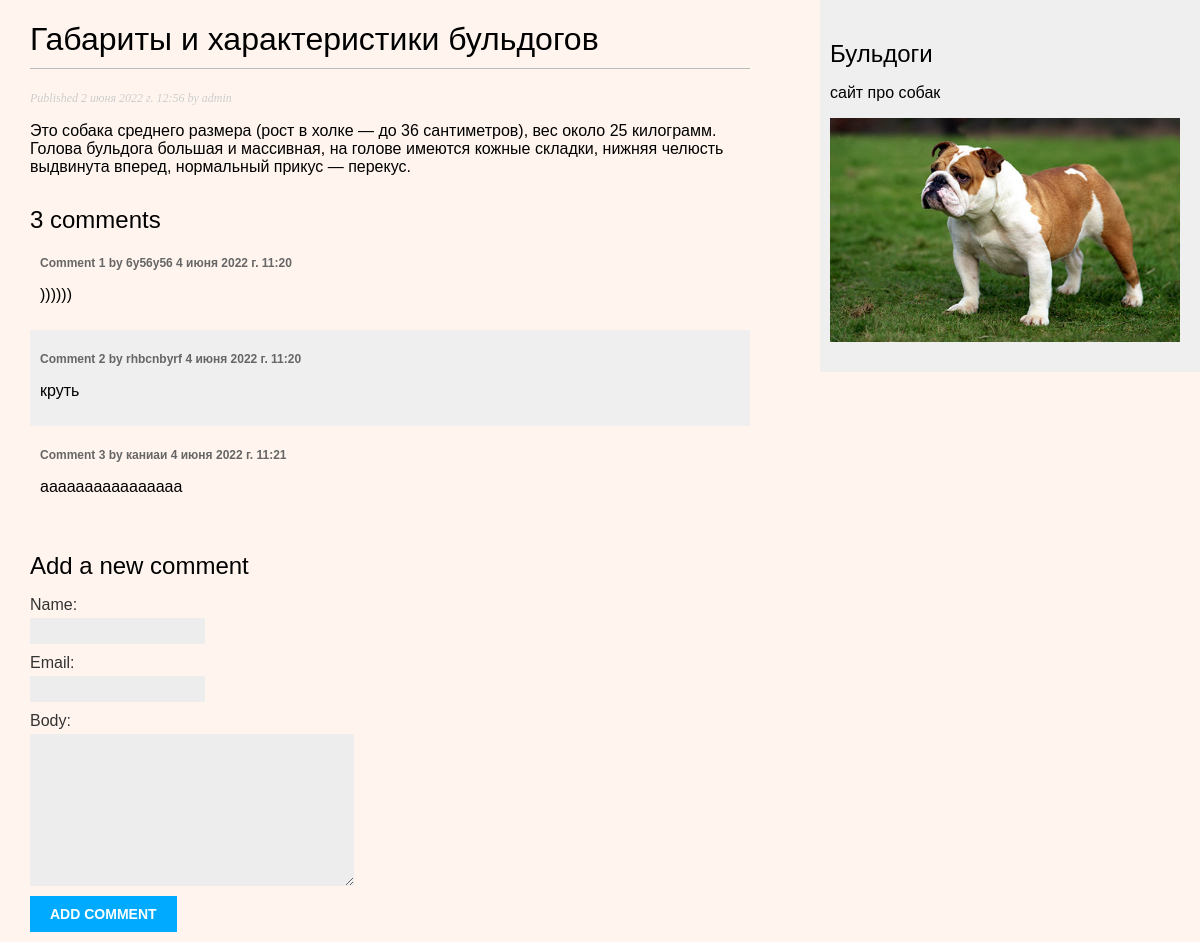
Page /blog/3/ on the committed database.
### blog/models.py (models this page shows, shortened)
class Post(models.Model):
    class Status(models.TextChoices):
        DRAFT = 'DF', 'Draft'
        PUBLISHED = 'PB', 'Published'
    title = models.CharField(max_length=250)
    slug = models.SlugField(max_length=250)
    author = models.ForeignKey(User,
                               on_delete=models.CASCADE,
                               related_name='blog_posts')
    body = models.TextField()
    publish = models.DateTimeField(default=timezone.now)
    created = models.DateTimeField(auto_now_add=True)
    updated = models.DateTimeField(auto_now=True)
    status = models.CharField(max_length=2,
                              choices=Status.choices,
                              default=Status.DRAFT)
    objects = models.Manager() # The default manager.
    published = PublishedManager() # Our custom manager.
    class Meta:
        ordering = ['-publish']
        indexes = [
            models.Index(fields=['-publish']),
        ]

class Comment(models.Model):
    post = models.ForeignKey(Post, on_delete=models.CASCADE, related_name='comments')
    name = models.CharField(max_length=80)
    email = models.EmailField()
    body = models.TextField()
    created = models.DateTimeField(auto_now_add=True)
    updated = models.DateTimeField(auto_now=True)
    active = models.BooleanField(default=True)

### blog/views.py (the view)
# urls.py: path('<int:id>/', views.post_detail, name='post_detail'),
def post_detail(request, id):
    post = get_object_or_404(Post, id=id, status=Post.Status.PUBLISHED)
    comments = post.comments.filter(active=True)
    form = CommentForm()
    return render(request, 'blog/post/detail.html', {'post': post, 'comments': comments,
                                                     'form': form})

### blog/forms.py
class CommentForm(forms.ModelForm):
    class Meta:
        model = Comment
        fields = ['name', 'email', 'body']

### blog/templates/blog/post/detail.html (shortened to what this page needs)
{% extends "blog/base.html" %}
{% block content %}
  <h1>{{ post.title }}</h1>
  <p class="date">
    Published {{ post.publish }} by {{ post.author }}
  </p>
  {{ post.body|linebreaks }}
{% with comments.count as total_comments %}
	<h2>{{ total_comments }} comment{{ total_comments|pluralize }}</h2>
{% endwith %}
{% for comment in comments %}
	<div class="comment">
		<p class="info">
			Comment {{ forloop.counter }} by {{ comment.name }}
			{{ comment.created }}
		</p>
		{{ comment.body|linebreaks }}
	</div>
{% empty %}
	<p>There are no comments yet.</p>
{% endfor %}
<h2>Add a new comment</h2>
		<form action="{% url "blog:post_comment" post.id %}" method="post">
		{{ form.as_p }}
		<p><input type="submit" value="Add comment"></p>
	</form>
	{% endblock %}

### blog/static/css/blog.css (style rules this page uses)
body { margin:0; padding:0; font-family:helvetica, sans-serif; background: #FFF5EE; }
h1 { font-weight:normal; border-bottom:1px solid #bbb; padding:0 0 10px 0; }
h2 { font-weight:normal; margin:30px 0 0; }
p.date { color:#ccc; font-family: georgia, serif; font-size: 12px; font-style: italic; }
label { float:left; clear:both; color:#333; margin-bottom:4px; }
input, textarea { clear:both; float:left; margin:0 0 10px; background:#ededed; border:0; padding:6px 10px; font-size:12px; }
input[type=submit] { font-weight:bold; background:#00abff; color:#fff; padding:10px 20px; font-size:14px; text-transform:uppercase; }
.comment { padding:10px; }
.comment:nth-child(even) { background:#efefef; }
.comment .info { font-weight:bold; font-size:12px; color:#666; }

### rows in the picture
Post: title "Габариты и характеристики бульдогов", publish "2 июня 2022 г. 12:56", author "admin", body "Это собака среднего размера (рост в холке — до 36 сантиметров), вес около 25 килограмм. Голова бульдога большая и массивная, на голове имеются кожные складки, нижняя челюсть выдвинута вперед, нормальный прикус — перекус."
Comment: name "6y56y56", created "4 июня 2022 г. 11:20", body "))))))"
Comment: name "rhbcnbyrf", created "4 июня 2022 г. 11:20", body "круть"
Comment: name "каниаи", created "4 июня 2022 г. 11:21", body "аааааааааааааааа"

### other values in the picture
{{ total_comments }} "3"
